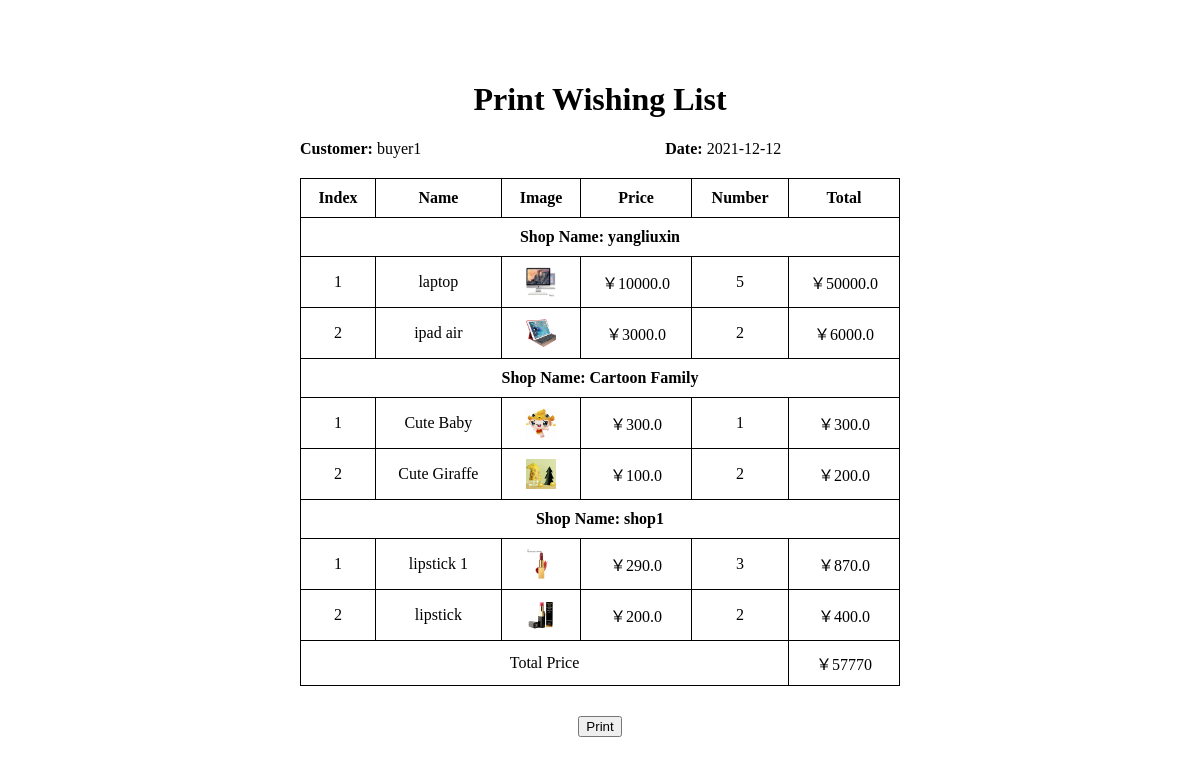
Page /print (signed in) on the committed database.
### project/models/UserModel.py (models this page shows, shortened)
class UserMixin(object):
    __hash__ = object.__hash__
    @property
    def is_authenticated(self):
        return True

class User(UserMixin, PkModel):
    __tablename__ = "users"
    username = Column(db.String(80), unique=True, nullable=False)
    main_image_url = Column(db.VARCHAR(255), nullable=True, default="static/image/user_info/default_avatar.jpg")
    email = Column(db.String(80), unique=True, nullable=False)
    password = Column(db.String(128), nullable=True)
    created_at = Column(db.DateTime, nullable=False, default=dt.datetime.utcnow)
    first_name = Column(db.String(30), nullable=True)
    last_name = Column(db.String(30), nullable=True)
    active = Column(db.Boolean(), default=False)
    is_shopper = Column(db.Boolean(), default=False)
    items = db.relationship("Item", backref='owned_user', lazy=True)
    cart = db.relationship("Cart", backref='cart_user', lazy=True)
    order = db.relationship("Order", backref='order_user', lazy=True)
    is_admin = Column(db.Boolean(), default=False)

### project/models/ItemModel.py (models this page shows, shortened)
class Item(PkModel):
    __tablename__ = "item"
    name = Column(db.VARCHAR(255), nullable=False, default="")
    price = Column(db.Float(50), nullable=False, default=0.0)
    description = db.Column(db.String(length=1024), nullable=False, default="")
    inventory = Column(db.Integer, nullable=False, default=0)
    sold_count = Column(db.Integer, nullable=False, default=0)
    disabled = Column(db.Boolean, nullable=False, default=False)
    created_at = Column(db.DateTime, nullable=False, default=dt.datetime.utcnow)
    main_image_url = Column(db.VARCHAR(255), nullable=False, default="")
    owner = db.Column(db.Integer, db.ForeignKey("users.id"))
    cart = db.relationship("Cart", backref='cart_item', lazy=True)
    order = db.relationship("Order", backref='order_item', lazy=True)

### project/shopping/cart.py (the view)
@blueprint.route("/print", methods=["GET", "POST"])
@login_required
@buyer_required
def print_cart() -> str:
    user: User = get_current_user()
    cart: Cart = Cart.query.filter_by(user_id=user.id).all()
    cart_length = len(cart)
    res: dict = {}
    total_price: int = 0
    for i in cart:
        shop_user_id: int = i.get_shop_userID()
        item_id: int = i.item_id
        item: Item = Item.get_by_id(item_id)
        shopper: User = User.get_by_id(shop_user_id)
        item.count = i.count
        total_price += int(item.price) * int(i.count)
        if shopper in res.keys():
            res[shopper].append(item)
        else:
            res[shopper] = [item]
    curr_time = datetime.datetime.now()
    time_str = curr_time.strftime("%Y-%m-%d")
    return render_template("shopping/print.html", cart_dict=res, total_price=total_price,
                           cart_length=cart_length, current_user=get_current_user(), time_str=time_str)

### project/database_model.py (called while the page is built)
    @classmethod
    def get_by_id(cls, record_id):
        basestring = (str, bytes)
        if any(
                (
                        isinstance(record_id, basestring) and record_id.isdigit(),
                        isinstance(record_id, (int, float)),
                )
        ):
            return cls.query.get(int(record_id))
        return None

### project/models/CartModel.py (called while the page is built)
    def get_shop_userID(self) -> int:
        return Item.get_by_id(self.item_id).owner

### project/utils.py (called while the page is built)
def buyer_required(func):
    @wraps(func)
    def decorated_view(*args, **kwargs):
        if get_current_user().is_authenticated and not get_current_user().is_shopper:
            return func(*args, **kwargs)
        else:
            flash("You must be buyer to access this page !")
            return redirect(url_for("index.home"))
    return decorated_view

def login_required(func):
    @wraps(func)
    def decorated_view(*args, **kwargs):
        if not session.get("USER_ID") is None:
            return func(*args, **kwargs)
        else:
            flash("You must be login to access this page !")
            return redirect(url_for("login.login"))
    return decorated_view

def get_current_user() -> User:
    user_id = session.get("USER_ID")
    return User.get_by_id(user_id) if user_id else None

### project/templates/shopping/print.html (shortened to what this page needs)
{% block style %}
    <link rel="stylesheet" href="../../static/css/shopping/print.css">
{% endblock %}
{% block content %}
    <div class="shopping-cart-big-box">
        <div>
            <h1 style="text-align: center">Print Wishing List</h1>
            <table class="print-table">
                <div class="print-info">
                    <span><span class="print-info1">Customer:</span> {{ current_user.username }}</span>
                    <span class="print-info2"><span class="print-info1">Date:</span> {{ time_str }}</span>
                </div>
                <thead>
                <tr>
                    <th>Index</th>
                    <th>Name</th>
                    <th>Image</th>
                    <th>Price</th>
                    <th>Number</th>
                    <th>Total</th>
                </tr>
                </thead>
                <tbody>
                {% for shop in cart_dict %}
                    <tr id="shopping-cart-seller">
                        <th colspan="7">Shop Name: {{ shop.username }}</th>
                    </tr>
                    {% for item in cart_dict[shop] %}
                        <tr>
                            <td> {{ loop.index }} </td>
                            <td>
                                {{ item.name }}
                            </td>
                            <td class="index-item-image-box"><a
                                    href="{{ url_for("item.details", itemID=item.id) }}"><img
                                    class="index-item-image"
                                    src="{{ url_for('static', filename='uploaded_files/'+item.main_image_url) }}"
                                    value="Item Image"></a>
                            </td>
                            <td>￥{{ item.price }}</td>
                            <td class="sub-add-button">
                                {{ item.count }}
                            </td>
                            <td>￥{{ item.price * item.count }}</td>
                        </tr>
                    {% endfor %}
                {% endfor %}
                <tr>
                    <td class="index-item-image-box" colspan="5">
                        Total Price
                    </td>
                    <td>
                        ￥{{ total_price }}
                    </td>
                </tr>
                <tr>
                    <td style="border: none"></td>
                </tr>
                <tr>
                    <td colspan="6" style="border: none; margin-top: 30px">
                        <button id="print_cart">Print</button>
                    </td>
                </tr>
                </tbody>
            </table>
        </div>
    </div>
{% endblock %}

### project/static/css/shopping/print.css (style rules this page uses)
.print-table { width: 600px; border-collapse: collapse; }
.print-info { margin-bottom: 20px; }
.print-info1 { font-weight: bold; }
.print-info2 { margin-left: 40%; }
#print_cart { margin: 0 auto; }
.index-item-image { height: 30px; width: 30px; }
.shopping-cart-big-box { display: flex; flex-direction: column; align-items: center; margin-top: 60px; }
table td, table th { border: 1px solid black; padding: 10px; text-align: center; }

### rows in the picture
User: username "buyer1"
User: username "yangliuxin"
Item: name "laptop", main_image_url (picture), price "10000.0", count "5", item.price*item.count "50000.0"
Item: name "ipad air", main_image_url (picture), price "3000.0", count "2", item.price*item.count "6000.0"
User: username "Cartoon Family"
Item: name "Cute Baby", main_image_url (picture), price "300.0", count "1", item.price*item.count "300.0"
Item: name "Cute Giraffe", main_image_url (picture), price "100.0", count "2", item.price*item.count "200.0"
User: username "shop1"
Item: name "lipstick 1", main_image_url (picture), price "290.0", count "3", item.price*item.count "870.0"
Item: name "lipstick", main_image_url (picture), price "200.0", count "2", item.price*item.count "400.0"

### other values in the picture
{{ total_price }} "57770"
